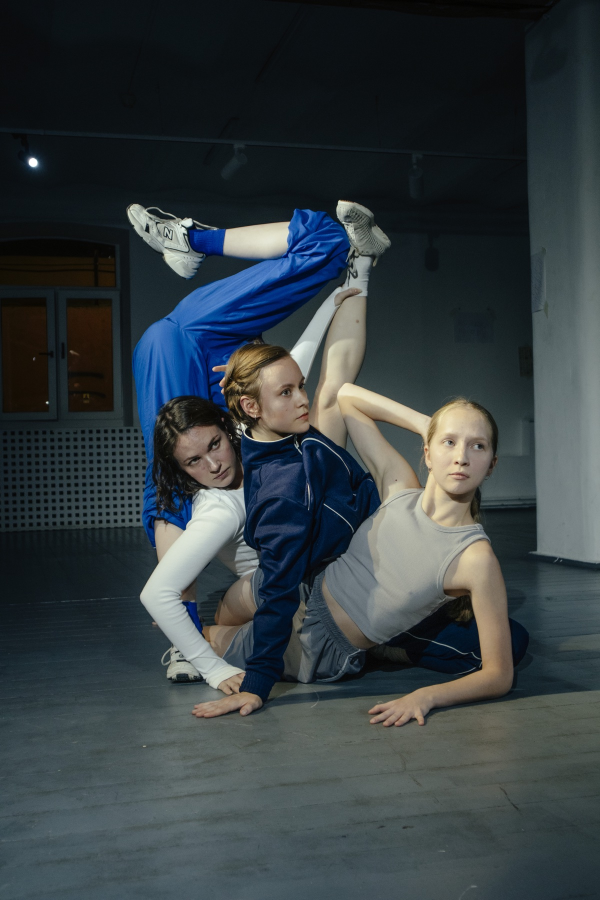
#> input picture assets/artist-index/anastasia-dahl/ad-1.jpg, 1200 x 1800 px (shown at 1/2 size); its folder holds only this picture in this run
$ python generate-gallery-variants.py
#> lines starting #> are read from the running program, lines starting #| are printed output that depends on the picture
#!/usr/bin/env python3
"""Generate responsive AVIF variants for artist dossier galleries."""

from pathlib import Path

from PIL import Image, ImageOps


ROOT = Path(__file__).resolve().parents[1]
GALLERY_DIRECTORIES = (
    ROOT / "assets/artist-index/anastasia-dahl",
    ROOT / "assets/artist-index/alina-kugush",
)
TARGET_WIDTHS = (800, 1400)
QUALITY = 62


def generate_variant(source: Path, target_width: int) -> Path:
#> called with target_width = 800
    destination = source.with_name(f"{source.stem}-{target_width}.avif")

    with Image.open(source) as opened:
#> opened is the input picture: PIL image 1200x1800 RGB; mean R, G, B 54.1, 62.7, 65.9
        image = ImageOps.exif_transpose(opened).convert("RGB")
        width = min(target_width, image.width)
#> width = 800
        height = round(image.height * width / image.width)
#> height = 1200

        if (width, height) != image.size:
            image = image.resize((width, height), Image.Resampling.LANCZOS)
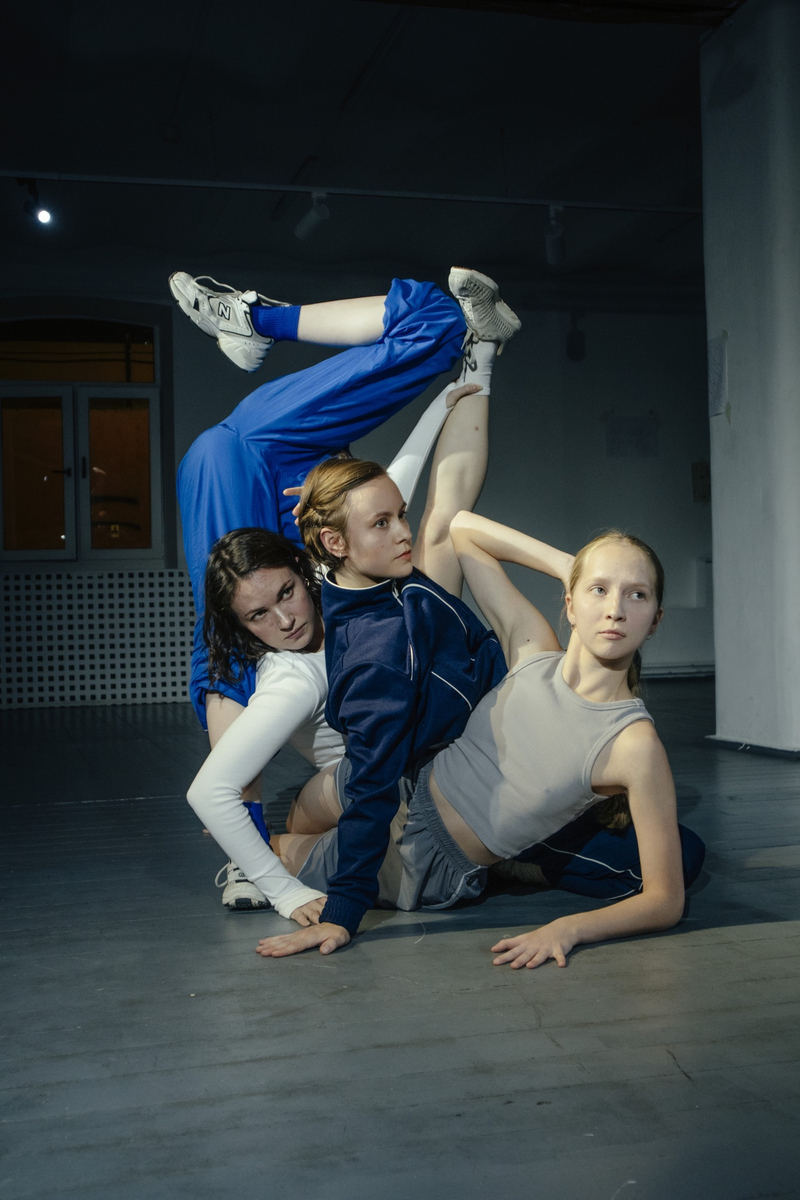
#> image: PIL image 800x1200 RGB; mean R, G, B 54.1, 62.7, 65.9

#> (the run stopped early here; a loop or call above may not have finished)

$ run again, on assets/artist-index/anastasia-dahl/ad-spirare-3.jpg
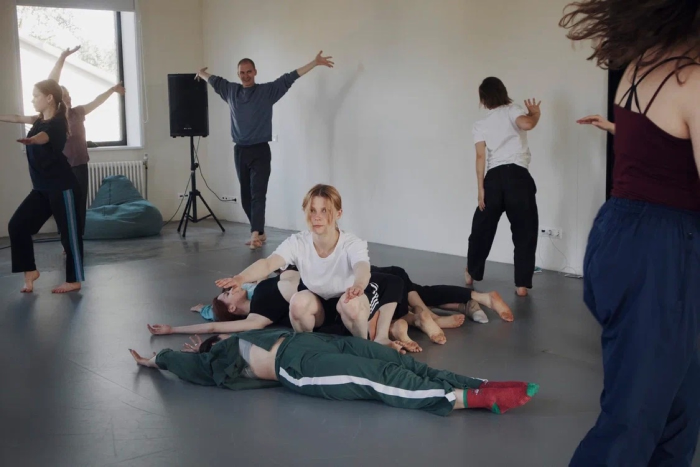
#> input picture assets/artist-index/anastasia-dahl/ad-spirare-3.jpg, 1400 x 933 px (shown at 1/2 size)
#> in generate_variant, opened is the input picture: PIL image 1400x933 RGB; mean R, G, B 103.8, 102.6, 104.7
#> in generate_variant, `image = image.resize((width, height), Image.Resampling.LANCZOS)`:
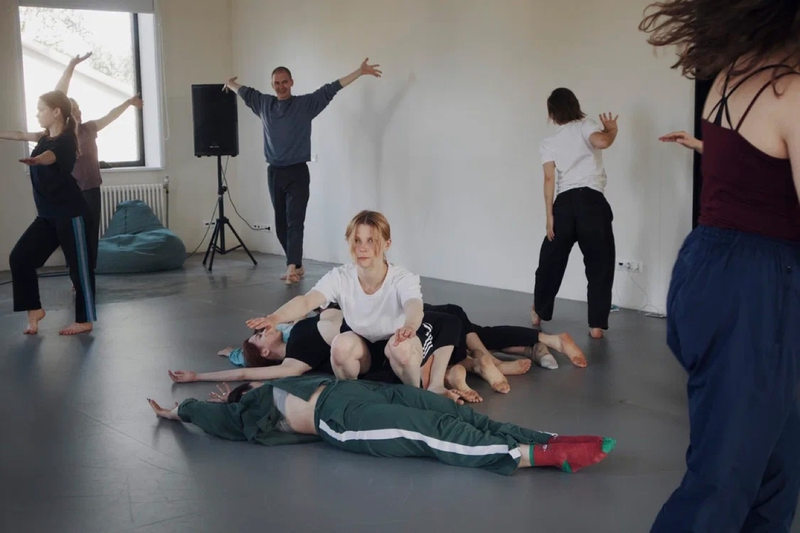
#> image: PIL image 800x533 RGB; mean R, G, B 103.8, 102.6, 104.7
